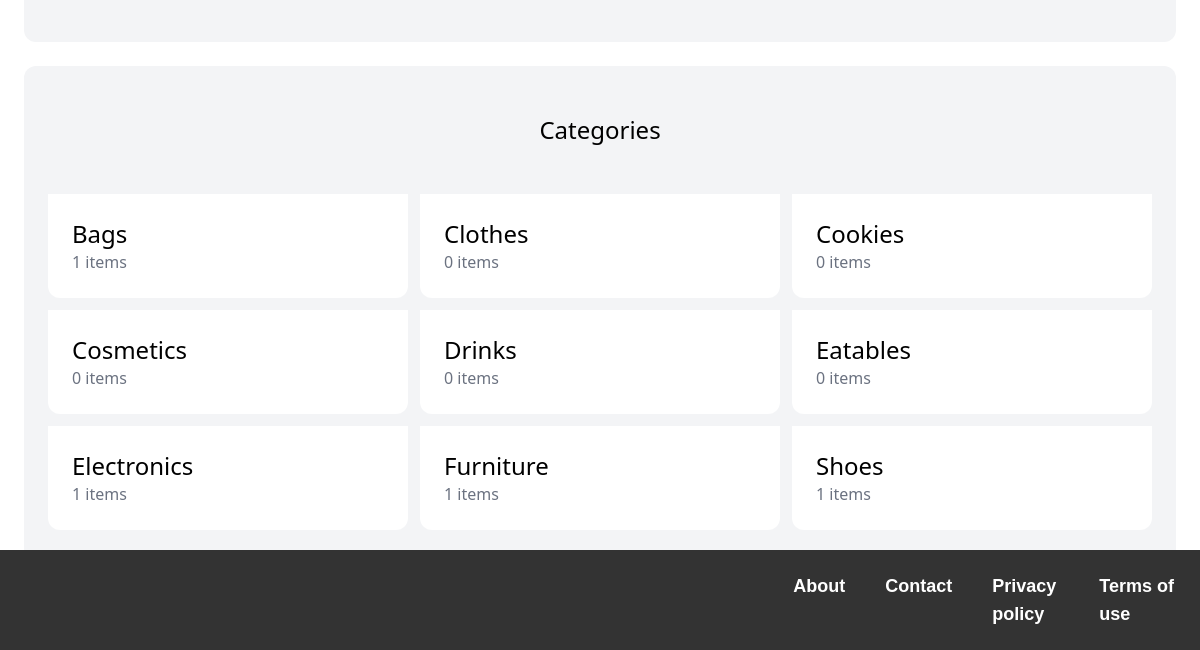
Before: / (lower part) with the older database file.
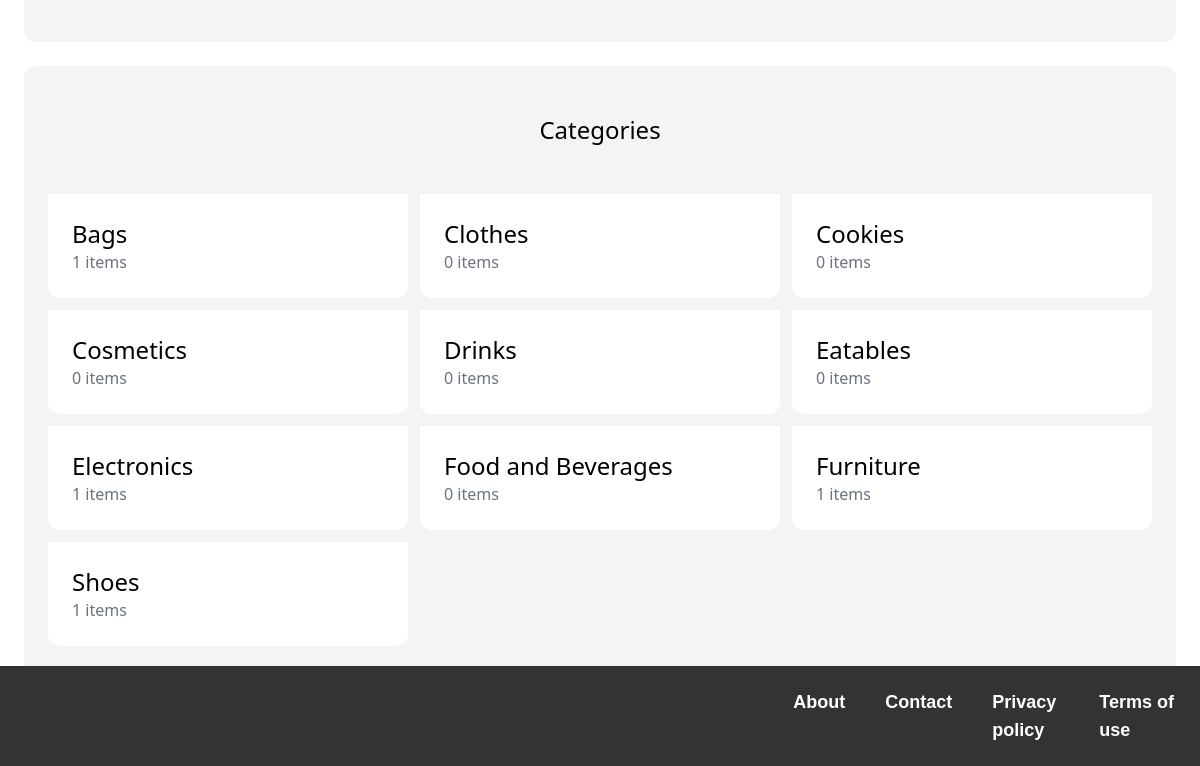
After: the same page with the newer database file.
### item/models.py (models this page shows, shortened)
class Category(models.Model):
    name = models.CharField(max_length=255)
    class Meta:
        ordering = ('name',)
        verbose_name_plural = 'Categories'

### core/views.py (the view)
# urls.py: path('', views.index, name='index'),
def index(request):
    items = Item.objects.filter(is_sold=False)[0:6]
    categories = Category.objects.all()
    return render(request, 'core/index.html', {
        'categories': categories,
        'items': items,
    })

### core/templates/core/index.html (shortened to what this page needs)
{% extends 'core/base.html' %}
{% block content %}
<div class="mt-6 px-6 py-12 bg-gray-100 rounded-xl">
</div>
<div class="mt-6 px-6 py-12 bg-gray-100 rounded-xl">
    <h2 class="mb-12 text-2xl text-center">Categories</h2>
    <div class="grid grid-cols-1 sm:grid-cols-2 lg:grid-cols-3 gap-3">
        {% for category in categories %}
            <div>
                <a href="#">
                    <div class="p-6 bg-white rounded-b-xl">
                        <h2 class="text-2xl">{{ category.name }}</h2>
                        <p class="text-gray-500">{{ category.items.count }} items</p>
                    </div>
                </a>
            </div>
        {% endfor %}
    </div>
</div>
{% endblock %}

Changed rows visible on the page:
added Category: name "Food and Beverages", items.count "0"
